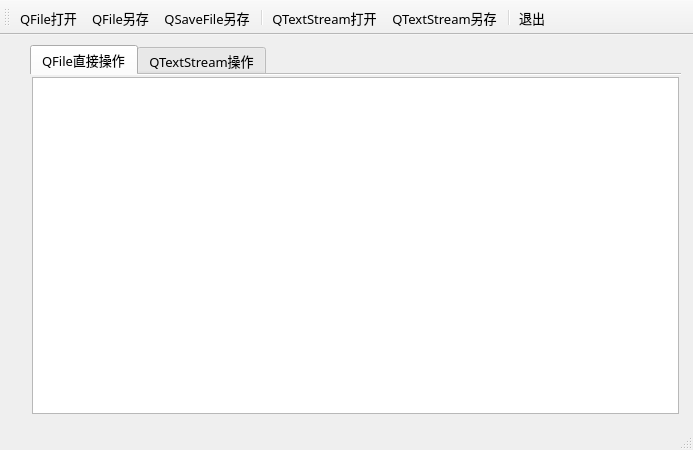
<?xml version="1.0" encoding="UTF-8"?>
<ui version="4.0">
 <class>MainWindow</class>
 <widget class="QMainWindow" name="MainWindow">
  <property name="geometry">
   <rect>
    <x>0</x>
    <y>0</y>
    <width>693</width>
    <height>450</height>
   </rect>
  </property>
  <property name="font">
   <font>
    <family>宋体</family>
    <pointsize>10</pointsize>
   </font>
  </property>
  <property name="windowTitle">
   <string>文本文件读写</string>
  </property>
  <widget class="QWidget" name="centralWidget">
   <widget class="QTabWidget" name="tabWidget">
    <property name="geometry">
     <rect>
      <x>30</x>
      <y>10</y>
      <width>651</width>
      <height>371</height>
     </rect>
    </property>
    <property name="currentIndex">
     <number>0</number>
    </property>
    <property name="documentMode">
     <bool>true</bool>
    </property>
    <widget class="QWidget" name="tab">
     <attribute name="icon">
      <iconset resource="res.qrc">
       <normaloff>:/images/images/29.bmp</normaloff>:/images/images/29.bmp</iconset>
     </attribute>
     <attribute name="title">
      <string>QFile直接操作</string>
     </attribute>
     <layout class="QVBoxLayout" name="verticalLayout">
      <property name="spacing">
       <number>2</number>
      </property>
      <property name="leftMargin">
       <number>2</number>
      </property>
      <property name="topMargin">
       <number>2</number>
      </property>
      <property name="rightMargin">
       <number>2</number>
      </property>
      <property name="bottomMargin">
       <number>2</number>
      </property>
      <item>
       <widget class="QPlainTextEdit" name="textEditDevice">
        <property name="font">
         <font>
          <family>宋体</family>
          <pointsize>11</pointsize>
         </font>
        </property>
       </widget>
      </item>
     </layout>
    </widget>
    <widget class="QWidget" name="tab_2">
     <attribute name="icon">
      <iconset resource="res.qrc">
       <normaloff>:/images/images/133.bmp</normaloff>:/images/images/133.bmp</iconset>
     </attribute>
     <attribute name="title">
      <string>QTextStream操作</string>
     </attribute>
     <layout class="QVBoxLayout" name="verticalLayout_2">
      <property name="spacing">
       <number>2</number>
      </property>
      <property name="leftMargin">
       <number>2</number>
      </property>
      <property name="topMargin">
       <number>2</number>
      </property>
      <property name="rightMargin">
       <number>2</number>
      </property>
      <property name="bottomMargin">
       <number>2</number>
      </property>
      <item>
       <widget class="QPlainTextEdit" name="textEditStream">
        <property name="palette">
         <palette>
          <active>
           <colorrole role="WindowText">
            <brush brushstyle="SolidPattern">
             <color alpha="255">
              <red>0</red>
              <green>0</green>
              <blue>0</blue>
             </color>
            </brush>
           </colorrole>
           <colorrole role="Text">
            <brush brushstyle="SolidPattern">
             <color alpha="255">
              <red>0</red>
              <green>0</green>
              <blue>255</blue>
             </color>
            </brush>
           </colorrole>
           <colorrole role="PlaceholderText">
            <brush brushstyle="NoBrush">
             <color alpha="128">
              <red>0</red>
              <green>0</green>
              <blue>255</blue>
             </color>
            </brush>
           </colorrole>
          </active>
          <inactive>
           <colorrole role="WindowText">
            <brush brushstyle="SolidPattern">
             <color alpha="255">
              <red>0</red>
              <green>0</green>
              <blue>0</blue>
             </color>
            </brush>
           </colorrole>
           <colorrole role="Text">
            <brush brushstyle="SolidPattern">
             <color alpha="255">
              <red>0</red>
              <green>0</green>
              <blue>255</blue>
             </color>
            </brush>
           </colorrole>
           <colorrole role="PlaceholderText">
            <brush brushstyle="NoBrush">
             <color alpha="128">
              <red>0</red>
              <green>0</green>
              <blue>255</blue>
             </color>
            </brush>
           </colorrole>
          </inactive>
          <disabled>
           <colorrole role="WindowText">
            <brush brushstyle="SolidPattern">
             <color alpha="255">
              <red>120</red>
              <green>120</green>
              <blue>120</blue>
             </color>
            </brush>
           </colorrole>
           <colorrole role="Text">
            <brush brushstyle="SolidPattern">
             <color alpha="255">
              <red>120</red>
              <green>120</green>
              <blue>120</blue>
             </color>
            </brush>
           </colorrole>
           <colorrole role="PlaceholderText">
            <brush brushstyle="NoBrush">
             <color alpha="128">
              <red>0</red>
              <green>0</green>
              <blue>255</blue>
             </color>
            </brush>
           </colorrole>
          </disabled>
         </palette>
        </property>
        <property name="font">
         <font>
          <family>宋体</family>
          <pointsize>11</pointsize>
         </font>
        </property>
       </widget>
      </item>
     </layout>
    </widget>
   </widget>
  </widget>
  <widget class="QToolBar" name="mainToolBar">
   <property name="toolButtonStyle">
    <enum>Qt::ToolButtonTextUnderIcon</enum>
   </property>
   <attribute name="toolBarArea">
    <enum>TopToolBarArea</enum>
   </attribute>
   <attribute name="toolBarBreak">
    <bool>false</bool>
   </attribute>
   <addaction name="actOpen_IODevice"/>
   <addaction name="actSave_IODevice"/>
   <addaction name="actSave_TextSafe"/>
   <addaction name="separator"/>
   <addaction name="actOpen_TextStream"/>
   <addaction name="actSave_TextStream"/>
   <addaction name="separator"/>
   <addaction name="actQuit"/>
  </widget>
  <widget class="QStatusBar" name="statusBar"/>
  <action name="actOpen_IODevice">
   <property name="icon">
    <iconset resource="res.qrc">
     <normaloff>:/images/images/804.bmp</normaloff>:/images/images/804.bmp</iconset>
   </property>
   <property name="text">
    <string>QFile打开</string>
   </property>
   <property name="toolTip">
    <string>用QFile打开文本文件</string>
   </property>
   <property name="statusTip">
    <string>用QFile打开文本文件</string>
   </property>
  </action>
  <action name="actOpen_TextStream">
   <property name="icon">
    <iconset resource="res.qrc">
     <normaloff>:/images/images/122.bmp</normaloff>:/images/images/122.bmp</iconset>
   </property>
   <property name="text">
    <string>QTextStream打开</string>
   </property>
   <property name="toolTip">
    <string>用QTextStream打开文本文件</string>
   </property>
   <property name="statusTip">
    <string>用QTextStream打开文本文件</string>
   </property>
  </action>
  <action name="actQuit">
   <property name="icon">
    <iconset resource="res.qrc">
     <normaloff>:/images/images/132.bmp</normaloff>:/images/images/132.bmp</iconset>
   </property>
   <property name="text">
    <string>退出</string>
   </property>
   <property name="toolTip">
    <string>退出</string>
   </property>
  </action>
  <action name="actSave_IODevice">
   <property name="icon">
    <iconset resource="res.qrc">
     <normaloff>:/images/images/104.bmp</normaloff>:/images/images/104.bmp</iconset>
   </property>
   <property name="text">
    <string>QFile另存</string>
   </property>
   <property name="toolTip">
    <string>用QFile直接另存文件</string>
   </property>
   <property name="statusTip">
    <string>用QFile直接另存文件</string>
   </property>
  </action>
  <action name="actSave_TextStream">
   <property name="icon">
    <iconset resource="res.qrc">
     <normaloff>:/images/images/floppy.bmp</normaloff>:/images/images/floppy.bmp</iconset>
   </property>
   <property name="text">
    <string>QTextStream另存</string>
   </property>
   <property name="toolTip">
    <string>用QTextStream另存文件</string>
   </property>
   <property name="statusTip">
    <string>用QTextStream另存文件</string>
   </property>
  </action>
  <action name="actSave_TextSafe">
   <property name="icon">
    <iconset resource="res.qrc">
     <normaloff>:/images/images/066.GIF</normaloff>:/images/images/066.GIF</iconset>
   </property>
   <property name="text">
    <string>QSaveFile另存</string>
   </property>
   <property name="toolTip">
    <string>用QSaveFile另存文件</string>
   </property>
   <property name="statusTip">
    <string>用QSaveFile另存文件</string>
   </property>
  </action>
 </widget>
 <layoutdefault spacing="6" margin="11"/>
 <resources>
  <include location="res.qrc"/>
 </resources>
 <connections>
  <connection>
   <sender>actQuit</sender>
   <signal>triggered()</signal>
   <receiver>MainWindow</receiver>
   <slot>close()</slot>
   <hints>
    <hint type="sourcelabel">
     <x>-1</x>
     <y>-1</y>
    </hint>
    <hint type="destinationlabel">
     <x>364</x>
     <y>265</y>
    </hint>
   </hints>
  </connection>
 </connections>
</ui>
